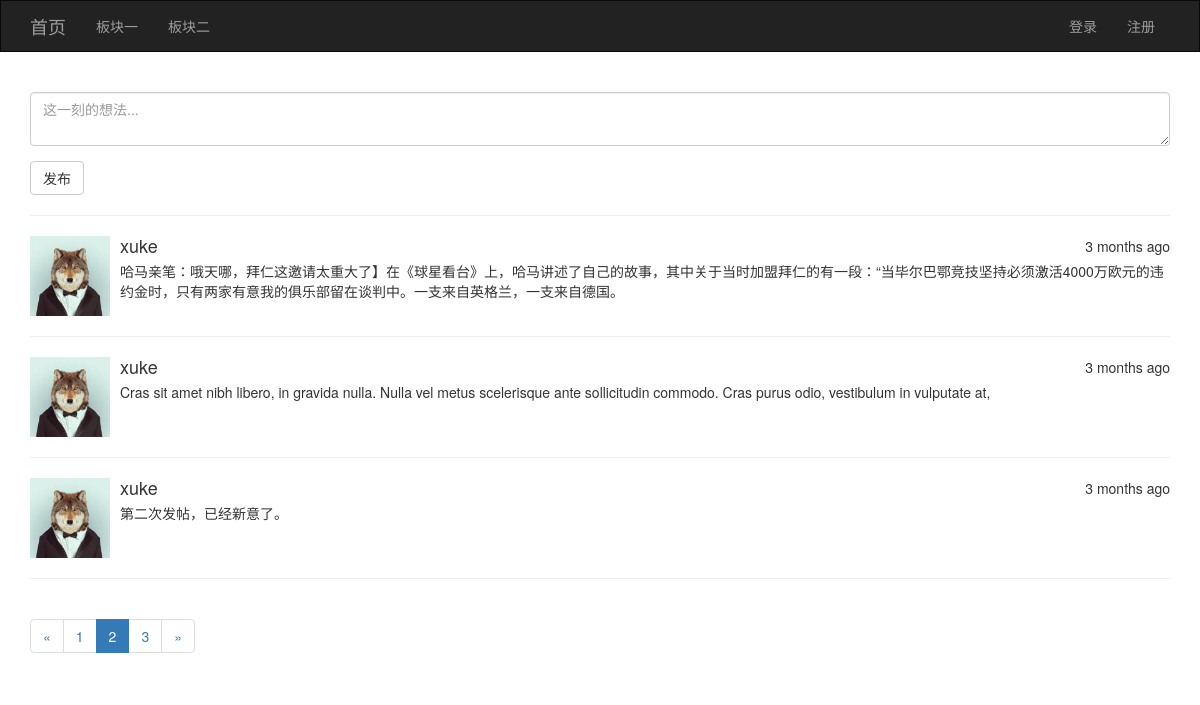
Screenshot of /?page=2 with the database file from the repository.
### app/models/posts.py (models this page shows)
class Post(db.Model):
    __tablename__ = 'posts'
    id = db.Column(db.Integer, primary_key=True)
    content = db.Column(db.String(200))
    timestamp = db.Column(db.DateTime, default=datetime.utcnow)
    rid = db.Column(db.Integer, default=0)
    uid = db.Column(db.Integer, db.ForeignKey('users.id'))

### app/models/user.py (models this page shows, shortened)
class User(db.Model, UserMixin):
    __tablename__ = 'users'
    id = db.Column(db.Integer, primary_key=True)
    username = db.Column(db.String(20), unique=True)
    password_hash = db.Column(db.String(128))
    email = db.Column(db.String(64), unique=True)
    confirmed = db.Column(db.Boolean, default=False)
    icon = db.Column(db.String(64), default='default.jpg')
    posts = db.relationship('Post', backref='user', lazy='dynamic')
    @property
    def password(self):
        raise AttributeError('密码不能直接访问')

### app/views/main.py (the view, shortened to what this page needs)
@main.route('/', methods=['GET', 'POST'])
def index():
    form = PostForm()
    page = int(request.args.get('page', 1))
    pagination = Post.query.filter_by(rid=0).order_by(Post.timestamp.desc()).paginate(
        page=page,per_page=3, error_out=False)
    posts = pagination.items
    return render_template('main/index.html', form=form, posts=posts, pagination=pagination)

### app/forms/posts.py
class PostForm(FlaskForm):
    content = TextAreaField('', render_kw={'placeholder': '这一刻的想法...'}, validators=[Length(5,200, message='说话要注意分寸，必须在5~200个字符之间！')])
    submit = SubmitField('发布')

### app/templates/main/index.html (shortened to what this page needs)
{% extends 'common/base.html' %}
{% block page_content %}
    {{ wtf.quick_form(form) }}
    {% for post in posts %}
        <hr/>
        <div class="media">
            <div class="media-left media-middle">
                <a href="#">
                    <img class="media-object" style="height: 80px;width: 80px;" src="{{ url_for('static', filename='upload/' + post.user.icon) }}" alt="头像">
                </a>
            </div>
            <div class="media-body">
                <div style="float:right">{{ moment(post.timestamp).fromNow() }}</div>
                <h4 class="media-heading">{{ post.user.username }}</h4>
                {{ post.content }}
            </div>
        </div>
    {% endfor %}
    <hr/>
    {{ show_pagination(pagination, 'main.index') }}
{% endblock %}

### rows the page displays
Post: icon (picture), timestamp "3 months ago", user.username "xuke", content "哈马亲笔：哦天哪，拜仁这邀请太重大了】在《球星看台》上，哈马讲述了自己的故事，其中关于当时加盟拜仁的有一段：“当毕尔巴鄂竞技坚持必须激活4000万欧元的违约金时，只有两家有意我的俱乐部留在谈判中。一支来自英格兰，一支来自德国。"
Post: icon (picture), timestamp "3 months ago", user.username "xuke", content "Cras sit amet nibh libero, in gravida nulla. Nulla vel metus scelerisque ante sollicitudin commodo. Cras purus odio, vestibulum in vulputate at,"
Post: icon (picture), timestamp "3 months ago", user.username "xuke", content "第二次发帖，已经新意了。"

### other values shown
{{ p }} "1" "3"
{{ p }} "2"
